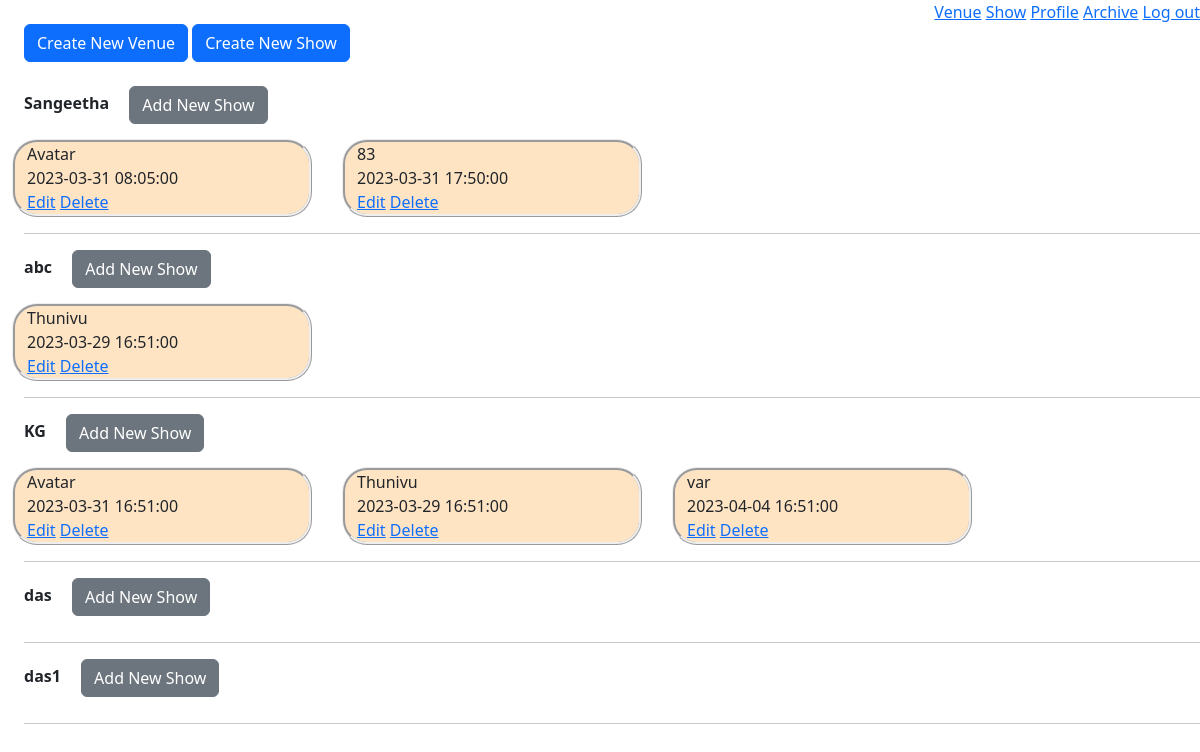
Before: /admin/1/home with the older database file.
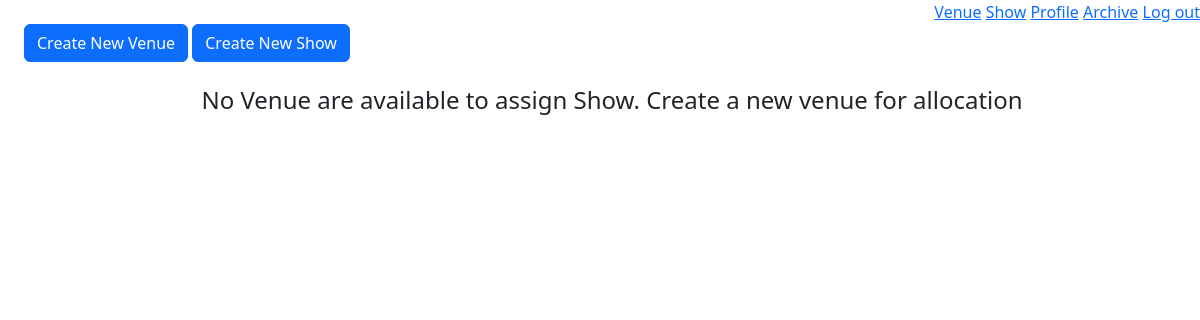
After: the same page with the newer database file.
### models/module.py (models this page shows)
class Venue(db.Model):
    venue_id = db.Column(db.Integer, autoincrement=True, primary_key=True)
    venue_name = db.Column(db.String(), nullable=False)
    place = db.Column(db.String())
    location = db.Column(db.String(), nullable=False)
    max_capacity = db.Column(db.Integer, nullable=False)
    fare2D = db.Column(db.Integer, nullable=False)
    fare3D = db.Column(db.Integer, nullable=False)
    venueShows = db.relationship("Show",
                                 backref="venues",
                                 secondary="show_venue")

class Show(db.Model):
    show_id = db.Column(db.Integer, autoincrement=True, primary_key=True)
    show_name = db.Column(db.String(), unique=True, nullable=False)
    min_fare = db.Column(db.Integer, nullable=False)
    duration = db.Column(db.Integer, nullable=False)
    is3d = db.Column(db.Boolean, nullable=False)
    tags = db.relationship("Showtag", backref="shows")

class ShowVenue(db.Model):
    sv_id = db.Column(db.Integer, autoincrement=True, primary_key=True)
    show_id = db.Column(db.Integer,
                        db.ForeignKey("show.show_id"),
                        nullable=False)
    venue_id = db.Column(db.Integer,
                         db.ForeignKey("venue.venue_id"),
                         nullable=False)
    time = db.Column(db.DateTime, nullable=False)

### app.py (the view)
@app.route("/admin/<int:a_id>/home", methods={"GET", "POST"})
def adminHome(a_id):
    v = Venue.query.all()
    list = []
    for e in v:
        allVenueShow = ShowVenue.query.filter(
            ShowVenue.venue_id == e.venue_id, ShowVenue.time > datetime.now()
        ).all()
        eachjson = {}
        eachjson["venue_id"] = e.venue_id
        eachjson["venue_name"] = e.venue_name
        eachjson["place"] = e.place
        eachjson["location"] = e.location
        eachjson["shows"] = []
        for ee in allVenueShow:
            currentShow = Show.query.filter_by(show_id=ee.show_id).first()
            innerjson = {}
            innerjson["sv_id"] = ee.sv_id
            innerjson["time"] = ee.time
            innerjson["show_name"] = currentShow.show_name
            eachjson["shows"].append(innerjson)
        list.append(eachjson)
    return render_template("admin/adminHome.html", Venue=list, adminId=a_id)

### templates/admin/adminHome.html (shortened to what this page needs)
<!DOCTYPE html>
<html>
<head>
  <link href="https://cdn.jsdelivr.net/npm/bootstrap@5.3.0-alpha1/dist/css/bootstrap.min.css" rel="stylesheet"
 />
  <link rel="stylesheet" href="https://cdnjs.cloudflare.com/ajax/libs/font-awesome/4.7.0/css/font-awesome.min.css" />
</head>
<body>
  <div style="text-align: right">
    <a href="/admin/{{adminId}}/venue">Venue</a>
    <a href="/admin/{{adminId}}/show">Show</a>
    <a href="/admin/{{adminId}}/profile">Profile</a>
    <a href="/admin/{{adminId}}/archive">Archive</a>
    <a href="/admin/login">Log out</a>
  </div>
  <div style="margin-left: 2%">
    <a href="/admin/{{adminId}}/venue/create" class="btn btn-primary">Create New Venue</a>
    <a href="/admin/{{adminId}}/show/create" class="btn btn-primary">Create New Show</a>
    <br />
    <br />
    {% if Venue|length ==0 %}
    <h4 style="text-align: center;">No Venue are available to assign Show. Create a new venue for allocation</h4>
    {%endif%}
    {%for each in Venue%}
    <b>{{each.venue_name}}&emsp;</b>
    <a href="/admin/{{adminId}}/venue/{{each.venue_id}}/allocate" name="add" class="btn btn-secondary">Add New Show</a>
    <div class="row" style="margin-top: 10px">
      {%for each1 in each.shows%}
      <div id="small" class="col-md-3">
        <label>{{each1.show_name}}</label><br />
        <label>{{each1.time}}</label><br />
        <a name="edit" href="/admin/{{adminId}}/edit/{{each1.sv_id}}">Edit</a>
        <a name="delete"
          onclick="return window.confirm('Deleting this Allocation, will also delete all the booking related to it. Are you sure, you want to delete it?')"
          href="/admin/{{adminId}}/delete/{{each1.sv_id}}">Delete</a>
      </div>
      {%endfor%}
    </div>
    <hr />
    {%endfor%}
  </div>
</body>
</html>

Changed rows visible on the page:
removed Venue: venue_name "Sangeetha"
no longer on this page (row edited): Show: show_name "Avatar", time "2023-03-31 08:05:00", time "2023-03-31 16:51:00"
removed Show: show_name "83", time "2023-03-31 17:50:00", shown under "Sangeetha"
removed Venue: venue_name "abc"
removed Show: show_name "Thunivu", time "2023-03-29 16:51:00"
removed Venue: venue_name "KG"
removed Show: show_name "var", time "2023-04-04 16:51:00", shown under "KG"
removed Venue: venue_name "das"
removed Venue: venue_name "das1"
Other visible differences:
text now shown: "No Venue are available to assign Show. Create a new venue for allocation"
